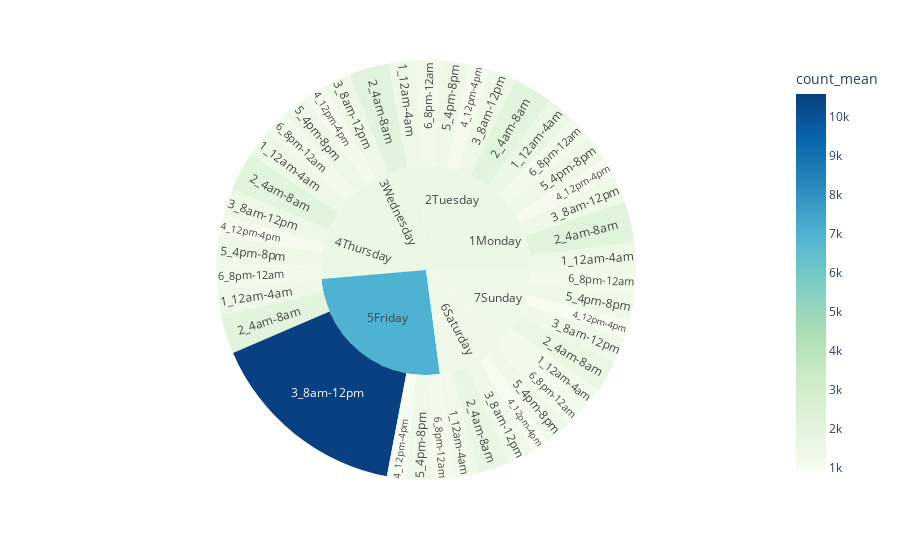

Notebook cell for this chart:
### Code cell
#the sorted version, but the area has something wrong
fig = px.sunburst(a, 
                  values='count_mean',
                  path=['weekday_sort','6parts'],
                  # parents='weekday',
                  # ids='6parts', 
                  color='count_mean', 
                  # hover_data=['count_mean'],
                  color_continuous_scale='GnBu',
                  # color_continuous_midpoint=np.average(a['count_mean'])
                )
fig.update_layout({
    'plot_bgcolor': 'rgba(0,0,0,0)',
    'paper_bgcolor': 'rgba(0,0,0,0)'
})
fig.update_traces(sort=False, selector=dict(type='sunburst')) 
# fig.update_traces(customdata=map[['state','count/pop(K)','count']],
                #   hovertemplate="%{customdata[0]} <br>Count: %{customdata[2]} <br>Count/Pop(K): %{customdata[1]} ")
# fig.update_layout(margin = dict(t=0, l=0, r=0, b=0))
fig.show()

### Figure 1 — Plotly figure (JSON) as saved in the notebook; plotly's stock layout.template omitted (floating-point values rounded to 4 significant figures)
{"data": [{"branchvalues": "total", "customdata": [[1455.0], [1491.0], [1457.0], [1470], [1419.0], [1259.0], [1242.0], [2136.0], [2070.0], [2079.0], [2074.0], [2042.0], [1708.0], [1660.0], [1393.0], [1449.0], [1433.0], [1431.0], [10570.0], [1358.0], [1339], [1042.0], [1069.0], [1077.0], [1046.0], [996.6], [940.7], [952.1], [1407.0], [1439], [1417.0], [1454.0], [1360.0], [1344.0], [1391.0], [1249.0], [1280], [1237], [1246.0], [1108.0], [1128.0], [1227.0], [1525.0], [1530.0], [1517.0], [1522.0], [6974.0], [1333.0], [1336.0]], "domain": {"x": [0, 1], "y": [0, 1]}, "hovertemplate": "labels=%{label}<br>count_mean_sum=%{value}<br>parent=%{parent}<br>id=%{id}<br>count_mean=%{color}<extra></extra>", "ids": ["1Monday/1_12am-4am", "2Tuesday/1_12am-4am", "3Wednesday/1_12am-4am", "4Thursday/1_12am-4am", "5Friday/1_12am-4am", "6Saturday/1_12am-4am", "7Sunday/1_12am-4am", "1Monday/2_4am-8am", "2Tuesday/2_4am-8am", "3Wednesday/2_4am-8am", "4Thursday/2_4am-8am", "5Friday/2_4am-8am", "6Saturday/2_4am-8am", "7Sunday/2_4am-8am", "1Monday/3_8am-12pm", "2Tuesday/3_8am-12pm", "3Wednesday/3_8am-12pm", "4Thursday/3_8am-12pm", "5Friday/3_8am-12pm", "6Saturday/3_8am-12pm", "7Sunday/3_8am-12pm", "1Monday/4_12pm-4pm", "2Tuesday/4_12pm-4pm", "3Wednesday/4_12pm-4pm", "4Thursday/4_12pm-4pm", "5Friday/4_12pm-4pm", "6Saturday/4_12pm-4pm", "7Sunday/4_12pm-4pm", "1Monday/5_4pm-8pm", "2Tuesday/5_4pm-8pm", "3Wednesday/5_4pm-8pm", "4Thursday/5_4pm-8pm", "5Friday/5_4pm-8pm", "6Saturday/5_4pm-8pm", "7Sunday/5_4pm-8pm", "1Monday/6_8pm-12am", "2Tuesday/6_8pm-12am", "3Wednesday/6_8pm-12am", "4Thursday/6_8pm-12am", "5Friday/6_8pm-12am", "6Saturday/6_8pm-12am", "7Sunday/6_8pm-12am", "1Monday", "2Tuesday", "3Wednesday", "4Thursday", "5Friday", "6Saturday", "7Sunday"], "labels": ["1_12am-4am", "1_12am-4am", "1_12am-4am", "1_12am-4am", "1_12am-4am", "1_12am-4am", "1_12am-4am", "2_4am-8am", "2_4am-8am", "2_4am-8am", "2_4am-8am", "2_4am-8am", "2_4am-8am", "2_4am-8am", "3_8am-12pm", "3_8am-12pm", "3_8am-12pm", "3_8am-12pm", "3_8am-12pm", "3_8am-12pm", "3_8am-12pm", "4_12pm-4pm", "4_12pm-4pm", "4_12pm-4pm", "4_12pm-4pm", "4_12pm-4pm", "4_12pm-4pm", "4_12pm-4pm", "5_4pm-8pm", "5_4pm-8pm", "5_4pm-8pm", "5_4pm-8pm", "5_4pm-8pm", "5_4pm-8pm", "5_4pm-8pm", "6_8pm-12am", "6_8pm-12am", "6_8pm-12am", "6_8pm-12am", "6_8pm-12am", "6_8pm-12am", "6_8pm-12am", "1Monday", "2Tuesday", "3Wednesday", "4Thursday", "5Friday", "6Saturday", "7Sunday"], "marker": {"coloraxis": "coloraxis", "colors": [1455.0, 1491.0, 1457.0, 1470, 1419.0, 1259.0, 1242.0, 2136.0, 2070.0, 2079.0, 2074.0, 2042.0, 1708.0, 1660.0, 1393.0, 1449.0, 1433.0, 1431.0, 10570.0, 1358.0, 1339, 1042.0, 1069.0, 1077.0, 1046.0, 996.6, 940.7, 952.1, 1407.0, 1439, 1417.0, 1454.0, 1360.0, 1344.0, 1391.0, 1249.0, 1280, 1237, 1246.0, 1108.0, 1128.0, 1227.0, 1525.0, 1530.0, 1517.0, 1522.0, 6974.0, 1333.0, 1336.0]}, "name": "", "parents": ["1Monday", "2Tuesday", "3Wednesday", "4Thursday", "5Friday", "6Saturday", "7Sunday", "1Monday", "2Tuesday", "3Wednesday", "4Thursday", "5Friday", "6Saturday", "7Sunday", "1Monday", "2Tuesday", "3Wednesday", "4Thursday", "5Friday", "6Saturday", "7Sunday", "1Monday", "2Tuesday", "3Wednesday", "4Thursday", "5Friday", "6Saturday", "7Sunday", "1Monday", "2Tuesday", "3Wednesday", "4Thursday", "5Friday", "6Saturday", "7Sunday", "1Monday", "2Tuesday", "3Wednesday", "4Thursday", "5Friday", "6Saturday", "7Sunday", "", "", "", "", "", "", ""], "sort": false, "type": "sunburst", "values": [1455.0, 1491.0, 1457.0, 1470, 1419.0, 1259.0, 1242.0, 2136.0, 2070.0, 2079.0, 2074.0, 2042.0, 1708.0, 1660.0, 1393.0, 1449.0, 1433.0, 1431.0, 10570.0, 1358.0, 1339, 1042.0, 1069.0, 1077.0, 1046.0, 996.6, 940.7, 952.1, 1407.0, 1439, 1417.0, 1454.0, 1360.0, 1344.0, 1391.0, 1249.0, 1280, 1237, 1246.0, 1108.0, 1128.0, 1227.0, 8681, 8799.0, 8700.0, 8721.0, 17500.0, 7738.0, 7811.0]}], "layout": {"coloraxis": {"colorbar": {"title": {"text": "count_mean"}}, "colorscale": [[0, "rgb(247,252,240)"], [0.125, "rgb(224,243,219)"], [0.25, "rgb(204,235,197)"], [0.375, "rgb(168,221,181)"], [0.5, "rgb(123,204,196)"], [0.625, "rgb(78,179,211)"], [0.75, "rgb(43,140,190)"], [0.875, "rgb(8,104,172)"], [1, "rgb(8,64,129)"]]}, "legend": {"tracegroupgap": 0}, "margin": {"t": 60}, "paper_bgcolor": "rgba(0,0,0,0)", "plot_bgcolor": "rgba(0,0,0,0)"}}
